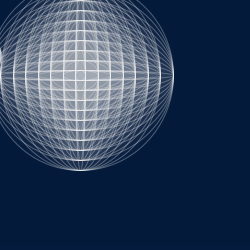
Frame 1 (no input)
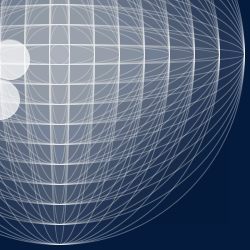
Frame 60 (the mouse pressed at the canvas centre just before this capture)
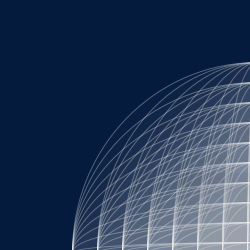
Frame 120 (the mouse held since frame 60 and released just before this capture)

The Processing sketch that drew these frames (run headless with seeded random() and noise(); from frame 60 on, the mouse is pressed at the canvas centre):

// Processing sketch: processing_18751
// ── processing_18751.pde

float x;
float y=300;
float radius=20.0;
float speed=2.5;

void setup()
{
  size(250,250);
  noFill();
  stroke(255,80);
  frameRate(65);
}

void draw()
{
  background(#041B3E);
  x=x+0.8;
  translate(x,x-5);
  fill(255,4);
  for(int ex=10; ex<200;ex+=25){
    for(int ey=10; ey<200; ey+=20){
      ellipse (80,80,ex,ey);
    }
  }



  if (x>200){
    x=-30.0;
  } 

  ellipseMode(RADIUS);
  fill(0,12);
  noStroke();
  rect(0,0,width,height);
  stroke(255,80);
  fill(255,180);
  ellipse(30,y,radius,radius);
  ellipse(x+40,y+40,radius,radius);
  ellipse(x-20,60,radius,radius);
  
  y+=speed;
  x+=speed;
  if(y>height+radius){
    y=-radius*3;
    x=radius;

}

}
